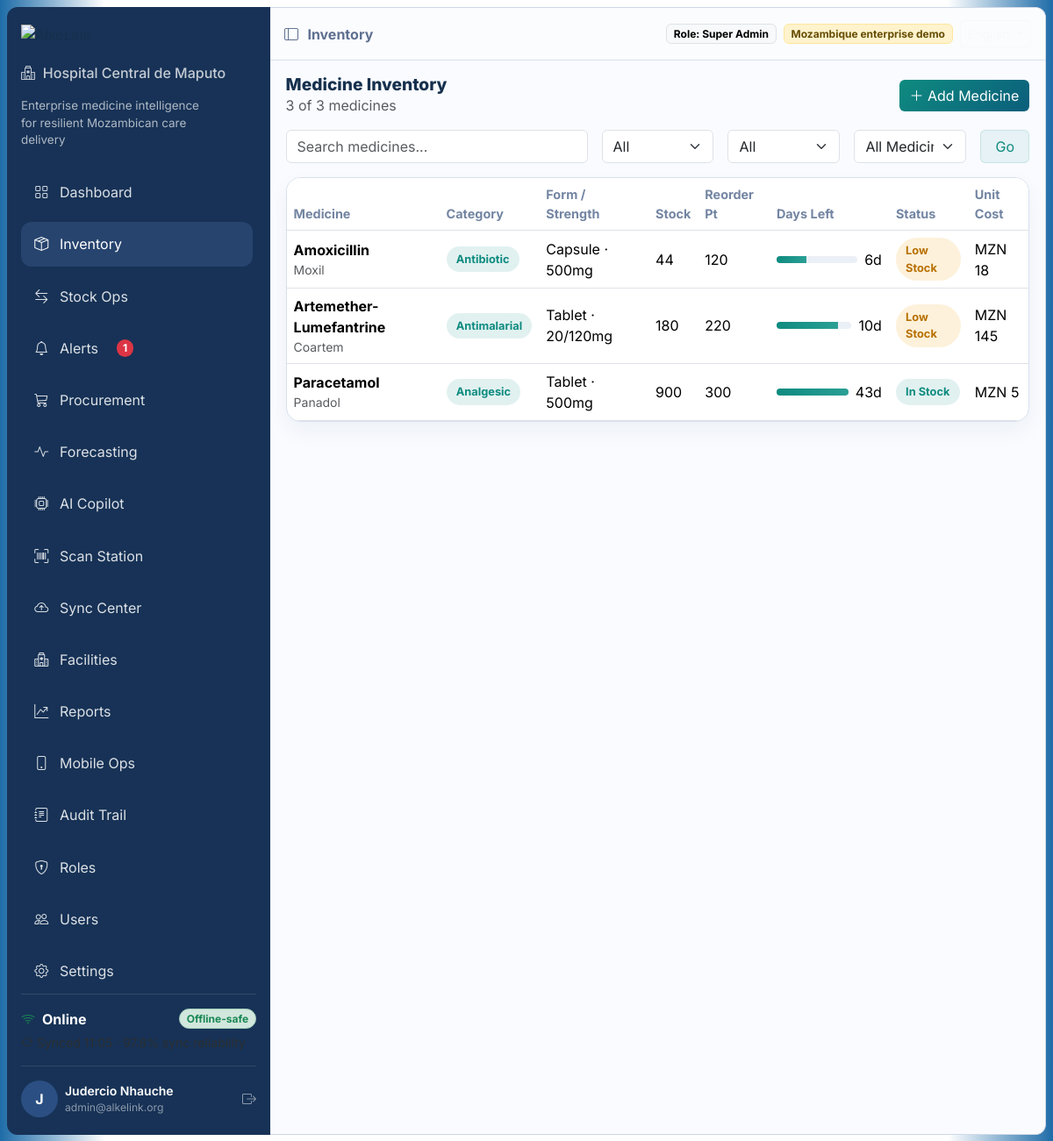
Screenshot of /index.php?route=inventory (signed in) with the database file from the repository.
### tables this page shows
CREATE TABLE IF NOT EXISTS medicines (
  id INT AUTO_INCREMENT PRIMARY KEY,
  name VARCHAR(160) NOT NULL,
  brand_name VARCHAR(160) NULL,
  category VARCHAR(80) NOT NULL,
  dosage_form VARCHAR(80) NULL,
  strength VARCHAR(80) NULL,
  sku VARCHAR(80) NULL,
  barcode VARCHAR(80) NULL,
  stock INT DEFAULT 0,
  reorder_point INT DEFAULT 0,
  reorder_qty INT DEFAULT 0,
  avg_monthly_usage DECIMAL(10,2) DEFAULT 0,
  unit_cost DECIMAL(12,2) DEFAULT 0,
  status VARCHAR(50) DEFAULT 'In Stock',
  is_critical TINYINT(1) DEFAULT 0,
  is_essential TINYINT(1) DEFAULT 1,
  facility VARCHAR(120) NULL,
  department VARCHAR(120) NULL,
  expiry_date DATE NULL,
  storage VARCHAR(120) NULL,
  notes TEXT NULL,
  created_at TIMESTAMP DEFAULT CURRENT_TIMESTAMP
);

### app/controllers/BaseController.php (called while the page is built, shortened)
<?php
class BaseController
{
    protected function render(string $view, array $data = [], string $title = 'AlkeLink'): void
    {
        extract($data);
        require __DIR__ . '/../views/layouts/header.php';
        require __DIR__ . '/../views/' . $view . '.php';
        require __DIR__ . '/../views/layouts/footer.php';
    }
}

### app/controllers/InventoryController.php (called while the page is built, shortened)
<?php
class InventoryController extends BaseController
{
    public function index(): void
    {
        $model = new InventoryModel();
        $items = $model->all();
        $search = trim($_GET['search'] ?? '');
        $category = trim($_GET['category'] ?? 'All');
        $status = trim($_GET['status'] ?? 'All');
        $essential = trim($_GET['essential'] ?? 'All Medicines');
        $filtered = array_values(array_filter($items, function ($item) use ($search, $category, $status, $essential) {
            $matchSearch = $search === '' || stripos($item['name'], $search) !== false || stripos($item['brand_name'], $search) !== false || stripos($item['sku'], $search) !== false;
            $matchCategory = $category === 'All' || $item['category'] === $category;
            $matchStatus = $status === 'All' || $item['status'] === $status;
            $matchEssential = $essential === 'All Medicines' || ($essential === 'Essential Only' ? !empty($item['is_essential']) : empty($item['is_essential']));
            return $matchSearch && $matchCategory && $matchStatus && $matchEssential;
        }));
        $detailId = (int)($_GET['detail'] ?? 0);
        $editId = (int)($_GET['edit'] ?? 0);
        $selected = $detailId ? $model->find($detailId) : null;
        $editMedicine = $editId ? $model->find($editId) : null;
        $this->render('inventory/index', [
            'items' => $filtered,
            'allItems' => $items,
            'movements' => array_slice(array_reverse($model->movements()), 0, 6),
            'queue' => $model->queue(),
            'selectedMedicine' => $selected,
            'selectedBatches' => $selected ? $model->batchesForMedicine($selected['id']) : [],
            'selectedHistory' => $selected ? $model->historyForMedicine($selected['id']) : [],
            'editMedicine' => $editMedicine,
            'search' => $search,
            'category' => $category,
            'status' => $status,
            'essential' => $essential,
        ], 'Inventory');
    }
}

### public/index.php (called while the page is built, shortened)
<?php
require_once __DIR__ . '/../app/models/InventoryModel.php';
require_once __DIR__ . '/../app/controllers/BaseController.php';
require_once __DIR__ . '/../app/controllers/InventoryController.php';
$route = $_GET['route'] ?? 'dashboard';
$map = [
    'login' => [App\Controllers\AuthController::class, 'login'],
    'logout' => [App\Controllers\AuthController::class, 'logout'],
    'dashboard' => [App\Controllers\DashboardController::class, 'index'],
    'inventory' => [App\Controllers\InventoryController::class, 'index'],
    'operations' => [App\Controllers\OperationsController::class, 'index'],
    'alerts' => [App\Controllers\AlertsController::class, 'index'],
    'procurement' => [App\Controllers\ProcurementController::class, 'index'],
    'ai-copilot' => [App\Controllers\AIController::class, 'copilot'],
    'ai-ask' => [App\Controllers\AIController::class, 'ask'],
    'ai-insights' => [App\Controllers\AIController::class, 'insights'],
    'ai-insights-delete' => [App\Controllers\AIController::class, 'deleteInsight'],
    'scanner' => [App\Controllers\ScannerController::class, 'index'],
    'sync-center' => [App\Controllers\SyncController::class, 'index'],
    'reports' => [App\Controllers\ReportsController::class, 'index'],
    'forecast' => [App\Controllers\ForecastController::class, 'index'],
    'mobile' => [App\Controllers\MobileController::class, 'index'],
    'roles' => [App\Controllers\AdminController::class, 'roles'],
    'users' => [App\Controllers\UsersController::class, 'index'],
    'facilities' => [App\Controllers\FacilitiesController::class, 'index'],
    'audit' => [App\Controllers\AuditController::class, 'index'],
    'settings' => [App\Controllers\SettingsController::class, 'index'],
];
[$controllerClass, $method] = $map[$route];
$controller = new $controllerClass();
$controller->$method();

### app/models/InventoryModel.php (called while the page is built, shortened)
<?php
class InventoryModel extends BaseModel
{
    public function all(): array
    {
        $pdo = self::db();
        $stmt = $pdo->query('SELECT * FROM medicines ORDER BY name');
        return $stmt->fetchAll(PDO::FETCH_ASSOC);
    }
}

### app/views/inventory/index.php (the view, shortened to what this page needs)
<?php
$categories = ['All'];
$statuses = ['All'];
foreach ($allItems as $it) { $categories[$it['category']] = $it['category']; $statuses[$it['status']] = $it['status']; }
?>
<section class="page-body compact-page">
  <div class="section-head mb-3">
    <div>
      <h2>Medicine Inventory</h2>
      <p class="text-muted mb-0"><?= count($items) ?> of <?= count($allItems) ?> medicines</p>
    </div>
    <button class="btn btn-alk" data-bs-toggle="modal" data-bs-target="#addMedicineModal"><i class="bi bi-plus-lg"></i> Add Medicine</button>
  </div>
  <form class="row g-3 mb-3" method="get" action="index.php">
    <div class="col-lg-5"><input class="form-control" name="search" placeholder="Search medicines..." value="<?= htmlspecialchars($search) ?>"></div>
    <div class="col-lg-2"><select class="form-select" name="category"><?php foreach ($categories as $opt): ?><option <?= $category===$opt?'selected':''; ?>><?= htmlspecialchars($opt) ?></option><?php endforeach; ?></select></div>
    <div class="col-lg-2"><select class="form-select" name="status"><?php foreach ($statuses as $opt): ?><option <?= $status===$opt?'selected':''; ?>><?= htmlspecialchars($opt) ?></option><?php endforeach; ?></select></div>
    <div class="col-lg-2"><select class="form-select" name="essential"><?php foreach (['All Medicines','Essential Only','Non-Essential'] as $opt): ?><option <?= $essential===$opt?'selected':''; ?>><?= htmlspecialchars($opt) ?></option><?php endforeach; ?></select></div>
    <div class="col-lg-1"><button class="btn btn-alk-soft w-100">Go</button></div>
  </form>
  <div class="card alk-card compact-table-card">
    <div class="card-body p-0">
      <div class="table-responsive inventory-table-wrap">
        <table class="table inventory-table align-middle mb-0">
          <thead><tr><th>Medicine</th><th>Category</th><th>Form / Strength</th><th>Stock</th><th>Reorder Pt</th><th>Days Left</th><th>Status</th><th>Unit Cost</th></tr></thead>
          <tbody>
          <?php foreach ($items as $item):
            $days = $item['avg_monthly_usage'] > 0 ? floor(($item['stock'] / $item['avg_monthly_usage']) * 30) : null;
            $pct = min(100, $item['reorder_point'] ? round(($item['stock'] / $item['reorder_point']) * 100) : 0);
          ?>
            <tr>
              <td><a class="inventory-row-link" href="index.php?route=inventory&detail=<?= (int)$item['id'] ?>"><strong><?= htmlspecialchars($item['name']) ?></strong><div class="small text-muted"><?= htmlspecialchars($item['brand_name']) ?></div></a></td>
              <td><span class="pill-status in-stock"><?= htmlspecialchars($item['category']) ?></span></td>
              <td><?= htmlspecialchars($item['dosage_form']) ?> · <?= htmlspecialchars($item['strength']) ?></td>
              <td><?= (int)$item['stock'] ?></td>
              <td><?= (int)$item['reorder_point'] ?></td>
              <td><div class="days-inline"><div class="progress alk-progress"><div class="progress-bar" style="width: <?= max(8, min(100,$pct)) ?>%"></div></div><span><?= $days !== null ? (int)$days . 'd' : '—' ?></span></div></td>
              <td><span class="pill-status <?= strtolower(str_replace(' ','-',$item['status'])) ?>"><?= htmlspecialchars($item['status']) ?></span></td>
              <td>MZN <?= number_format((float)$item['unit_cost'], 0) ?></td>
            </tr>
          <?php endforeach; ?>
          </tbody>
        </table>
      </div>
    </div>
  </div>
</section>

### rows the page displays
medicines: name "Amoxicillin", brand_name "Moxil", category "Antibiotic", dosage_form "Capsule", strength "500mg", stock "44", reorder_point "120", days "6", status "Low Stock", unit_cost "18"
medicines: name "Artemether-Lumefantrine", brand_name "Coartem", category "Antimalarial", dosage_form "Tablet", strength "20/120mg", stock "180", reorder_point "220", days "10", status "Low Stock", unit_cost "145"
medicines: name "Paracetamol", brand_name "Panadol", category "Analgesic", dosage_form "Tablet", strength "500mg", stock "900", reorder_point "300", days "43", status "In Stock", unit_cost "5"

### other values shown
t('layout.hospital') "Hospital Central de Maputo"
t('layout.mission') "Enterprise medicine intelligence for resilient Mozambican care delivery"
$item['label'] "Dashboard"
$item['label'] "Inventory"
$item['label'] "Stock Ops"
$item['label'] "Alerts"
$count "1"
$item['label'] "Procurement"
$item['label'] "Forecasting"
$item['label'] "AI Copilot"
$item['label'] "Scan Station"
$item['label'] "Sync Center"
$item['label'] "Facilities"
$item['label'] "Reports"
$item['label'] "Mobile Ops"
